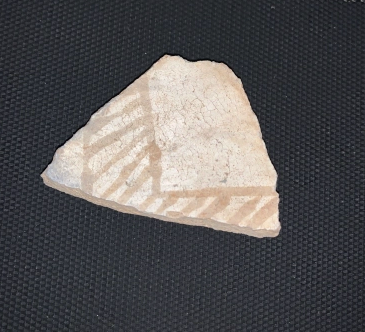
#> input picture conveyor/firebaseAPI/image.png, 365 x 332 px, given in place of the camera
$ jupyter execute conveyorGausMotion.ipynb
#> lines starting #> are read from the running program, lines starting #| are printed output that depends on the picture
[cell 1]
import cv2
import numpy as np

# Initialize the webcam
cap = cv2.VideoCapture(0)

# Read the first frame as the background
ret, background = cap.read()
#> background is the input picture: shape (332, 365, 3); mean B, G, R 85.8, 84.9, 86.6

# Convert the background to grayscale
background_gray = cv2.cvtColor(background, cv2.COLOR_BGR2GRAY)
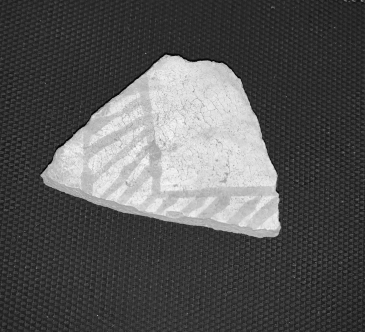
#> background_gray: shape (332, 365); min 3, max 248, mean 85.4

# Apply Gaussian blur to the background to reduce noise
background_blur = cv2.GaussianBlur(background_gray, (21, 21), 0)
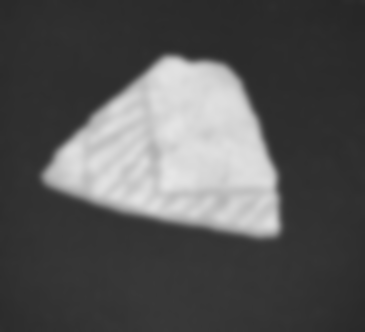
#> background_blur: shape (332, 365); min 39, max 230, mean 85.4

# Screen center coordinates
height, width = background.shape[:2]
#> height = 332; width = 365
center_x, center_y = width // 2, height // 2
#> center_x = 182; center_y = 166

# Flag to prevent multiple screenshots
screenshot_taken = False

def is_centered(x, y, w, h):
    """ Check if the object is near the center of the screen """
    obj_center_x = x + w // 2
    obj_center_y = y + h // 2
    # Define a region around the center for detection
    tolerance = 50
    return (center_x - tolerance < obj_center_x < center_x + tolerance) and \
           (center_y - tolerance < obj_center_y < center_y + tolerance)

while cap.isOpened():
    ret, frame = cap.read()
    if not ret:
        break

    # Convert the current frame to grayscale
    gray = cv2.cvtColor(frame, cv2.COLOR_BGR2GRAY)

    # Apply Gaussian blur to the frame to reduce noise
    gray_blur = cv2.GaussianBlur(gray, (21, 21), 0)

    # Compute the absolute difference between the background and the current frame
    diff = cv2.absdiff(background_blur, gray_blur)
#> diff: shape (332, 365); every value is 0

    # Apply a threshold to get the foreground mask
    _, mask = cv2.threshold(diff, 25, 255, cv2.THRESH_BINARY)

    # Invert the mask to get the background mask
    mask_inv = cv2.bitwise_not(mask)
#> mask_inv: shape (332, 365); every value is 255

    # Create a white background of the same size as the frame
    white_background = np.full_like(frame, 255)

    # Use the mask to extract the moving object from the current frame
    foreground = cv2.bitwise_and(frame, frame, mask=mask)
#> foreground: shape (332, 365, 3); every value is 0

    # Use the inverse mask to extract the background from the white background
    white_bg = cv2.bitwise_and(white_background, white_background, mask=mask_inv)
#> white_bg: shape (332, 365, 3); every value is 255

    # Combine the foreground (moving object) with the white background
    result = cv2.add(foreground, white_bg)

    # Find contours to detect the moving object
    contours, _ = cv2.findContours(mask, cv2.RETR_EXTERNAL, cv2.CHAIN_APPROX_SIMPLE)
#> contours = []

    # Iterate over the contours to draw bounding boxes
    for contour in contours:
        if cv2.contourArea(contour) > 500:  # Filter small objects
            x, y, w, h = cv2.boundingRect(contour)
            # Draw a bounding box around the object
            cv2.rectangle(result, (x, y), (x + w, y + h), (0, 255, 0), 2)

            # Check if the object is passing through the center
            if is_centered(x, y, w, h) and not screenshot_taken:
                screenshot_taken = True
                # Save a screenshot of the object with a white background
                cv2.imwrite('detected_object.png', result)
                print("Screenshot saved!")
#> this loop made 0 passes
#> after the loop, screenshot_taken = False

    # Show the result
    cv2.imshow('Moving Object with White Background', result)

    # Press 'q' to quit
    if cv2.waitKey(1) & 0xFF == ord('q'):
#> (key q is pressed here)
        break

# Release the webcam and close the windows
cap.release()
cv2.destroyAllWindows()
